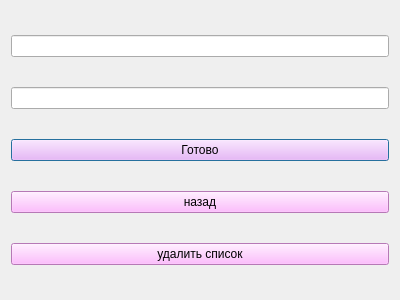
<?xml version="1.0" encoding="UTF-8"?>
<ui version="4.0">
 <class>Basedata</class>
 <widget class="QDialog" name="Basedata">
  <property name="geometry">
   <rect>
    <x>0</x>
    <y>0</y>
    <width>400</width>
    <height>300</height>
   </rect>
  </property>
  <property name="windowTitle">
   <string>Food For Free</string>
  </property>
  <layout class="QGridLayout" name="gridLayout">
   <item row="0" column="0">
    <widget class="QLineEdit" name="naimenovanie"/>
   </item>
   <item row="1" column="0">
    <widget class="QLineEdit" name="count"/>
   </item>
   <item row="2" column="0">
    <widget class="QPushButton" name="pushButton">
     <property name="styleSheet">
      <string notr="true">background-color:rgb(255, 170, 255)</string>
     </property>
     <property name="text">
      <string>Готово</string>
     </property>
    </widget>
   </item>
   <item row="3" column="0">
    <widget class="QPushButton" name="pushButton_2">
     <property name="styleSheet">
      <string notr="true">background-color:rgb(255, 170, 255)</string>
     </property>
     <property name="text">
      <string>назад</string>
     </property>
    </widget>
   </item>
   <item row="4" column="0">
    <widget class="QPushButton" name="pushButton_3">
     <property name="styleSheet">
      <string notr="true">background-color:rgb(255, 170, 255)</string>
     </property>
     <property name="text">
      <string>удалить список</string>
     </property>
    </widget>
   </item>
  </layout>
 </widget>
 <resources/>
 <connections/>
</ui>
